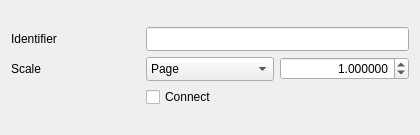
<?xml version="1.0" encoding="UTF-8"?>
<ui version="4.0">
 <class>TechDrawGui::TaskDetail</class>
 <widget class="QWidget" name="TechDrawGui::TaskDetail">
  <property name="geometry">
   <rect>
    <x>0</x>
    <y>0</y>
    <width>420</width>
    <height>135</height>
   </rect>
  </property>
  <property name="windowTitle">
   <string>Detail View</string>
  </property>
  <property name="windowIcon">
   <iconset resource="Resources/TechDraw.qrc">
    <normaloff>:/icons/actions/TechDraw_DetailView.svg</normaloff>:/icons/actions/TechDraw_DetailView.svg</iconset>
  </property>
  <layout class="QVBoxLayout" name="verticalLayout">
   <item>
    <layout class="QGridLayout" name="gridLayout">
     <item row="0" column="0">
      <widget class="QLabel" name="identifierLabel">
       <property name="text">
        <string>Identifier</string>
       </property>
      </widget>
     </item>
     <item row="0" column="1" colspan="2">
      <widget class="QLineEdit" name="leIdentifier">
       <property name="minimumSize">
        <size>
         <width>0</width>
         <height>24</height>
        </size>
       </property>
       <property name="toolTip">
        <string>Identifier for this detail</string>
       </property>
      </widget>
     </item>
     <item row="1" column="0">
      <widget class="QLabel" name="scaleLabel">
       <property name="text">
        <string>Scale</string>
       </property>
      </widget>
     </item>
     <item row="1" column="1">
      <widget class="QComboBox" name="cbScaleType">
       <property name="minimumSize">
        <size>
         <width>0</width>
         <height>24</height>
        </size>
       </property>
       <property name="toolTip">
        <string>Scale Page/Auto/Custom</string>
       </property>
       <item><property name="text"><string>Page</string></property></item>
       <item><property name="text"><string>Automatic</string></property></item>
       <item><property name="text"><string>Custom</string></property></item>
      </widget>
     </item>
     <item row="1" column="2">
      <widget class="QDoubleSpinBox" name="qsbScale">
       <property name="toolTip">
        <string>Scale factor for the detail view</string>
       </property>
       <property name="alignment">
        <set>Qt::AlignRight|Qt::AlignTrailing|Qt::AlignVCenter</set>
       </property>
       <property name="decimals"><number>6</number></property>
       <property name="maximum"><double>999.000000000000000</double></property>
       <property name="value"><double>1.000000000000000</double></property>
      </widget>
     </item>
     <item row="2" column="1" colspan="2">
      <widget class="QCheckBox" name="cbConnect">
       <property name="toolTip">
        <string>Connect the detail circle to the detailed view</string>
       </property>
       <property name="text">
        <string>Connect</string>
       </property>
      </widget>
     </item>
    </layout>
   </item>
  </layout>
 </widget>
 <resources>
  <include location="Resources/TechDraw.qrc"/>
 </resources>
 <connections/>
</ui>
